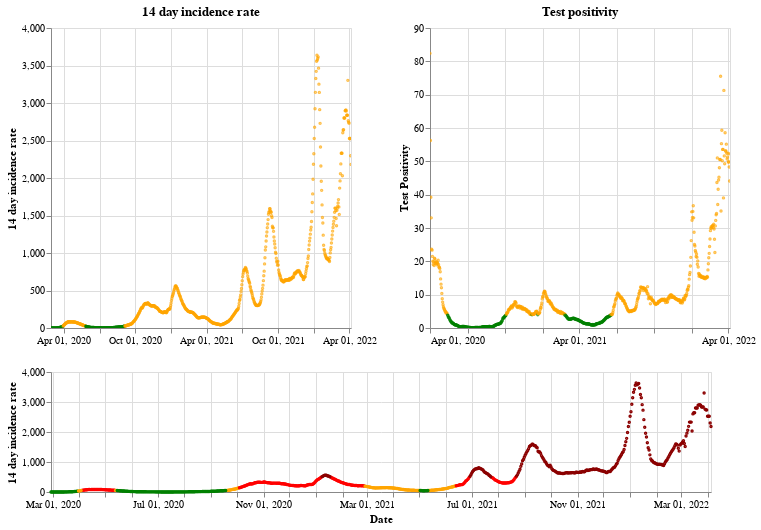

This figure's notebook cell:
### Markdown cell above
## Scotland

### Code cell
plot_traffic_light('Scotland')

### Figure 1 — Vega-Lite specification as saved in the notebook (floating-point values rounded to 4 significant figures; data arrays with more than 128 entries replaced by an {"elided": "..."} marker saying what was removed)
{"config": {"view": {"continuousWidth": 400, "continuousHeight": 300}}, "vconcat": [{"hconcat": [{"mark": {"type": "point", "size": 2}, "encoding": {"color": {"condition": {"value": "green", "test": "(datum.twoWeeklyCasesRate <= 25)"}, "value": "orange"}, "tooltip": [{"type": "nominal", "field": "areaName"}, {"type": "temporal", "field": "date"}, {"type": "quantitative", "field": "twoWeeklyCasesRate"}, {"type": "quantitative", "field": "testPositivity"}], "x": {"type": "temporal", "axis": {"title": ""}, "field": "date", "scale": {"domain": {"selection": "DateBrush"}}, "timeUnit": "yearmonthdate"}, "y": {"type": "quantitative", "axis": {"title": "14 day incidence rate"}, "field": "twoWeeklyCasesRate"}}, "title": "14 day incidence rate", "width": 300}, {"mark": {"type": "point", "size": 2}, "encoding": {"color": {"condition": {"value": "green", "test": "(datum.testPositivity <= 4)"}, "value": "orange"}, "tooltip": [{"type": "nominal", "field": "areaName"}, {"type": "temporal", "field": "date"}, {"type": "quantitative", "field": "twoWeeklyCasesRate"}, {"type": "quantitative", "field": "testPositivity"}], "x": {"type": "temporal", "axis": {"title": ""}, "field": "date", "scale": {"domain": {"selection": "DateBrush"}}, "timeUnit": "yearmonthdate"}, "y": {"type": "quantitative", "axis": {"title": "Test Positivity"}, "field": "testPositivity"}}, "title": "Test positivity", "width": 300}]}, {"layer": [{"mark": {"type": "point", "size": 2}, "encoding": {"color": {"condition": {"value": "orange", "test": "(((datum.testPositivity < 4) && (datum.twoWeeklyCasesRate >= 50)) && (datum.twoWeeklyCasesRate < 200))"}, "value": "red"}, "opacity": {"condition": {"value": 1, "test": "((datum.twoWeeklyCasesRate >= 50) && (datum.twoWeeklyCasesRate < 500))"}, "value": 0}, "tooltip": [{"type": "nominal", "field": "areaName"}, {"type": "temporal", "field": "date"}, {"type": "quantitative", "field": "twoWeeklyCasesRate"}, {"type": "quantitative", "field": "testPositivity"}], "x": {"type": "temporal", "axis": {"title": "Date"}, "field": "date", "timeUnit": "yearmonthdate"}, "y": {"type": "quantitative", "axis": {"title": "14 day incidence rate"}, "field": "twoWeeklyCasesRate"}}, "selection": {"DateBrush": {"type": "interval", "encodings": ["x"], "fields": ["Time"]}}}, {"mark": {"type": "point", "size": 2}, "encoding": {"color": {"value": "darkred"}, "opacity": {"condition": {"value": 1, "test": "(datum.twoWeeklyCasesRate >= 500)"}, "value": 0}, "tooltip": [{"type": "nominal", "field": "areaName"}, {"type": "temporal", "field": "date"}, {"type": "quantitative", "field": "twoWeeklyCasesRate"}, {"type": "quantitative", "field": "testPositivity"}], "x": {"type": "temporal", "axis": {"title": "Date"}, "field": "date", "timeUnit": "yearmonthdate"}, "y": {"type": "quantitative", "axis": {"title": "14 day incidence rate"}, "field": "twoWeeklyCasesRate"}}}, {"mark": {"type": "point", "size": 2}, "encoding": {"color": {"condition": {"value": "green", "test": "((datum.testPositivity < 4) && (datum.twoWeeklyCasesRate < 50))"}, "value": "orange"}, "opacity": {"condition": {"value": 1, "test": "(datum.twoWeeklyCasesRate < 50)"}, "value": 0}, "tooltip": [{"type": "nominal", "field": "areaName"}, {"type": "temporal", "field": "date"}, {"type": "quantitative", "field": "twoWeeklyCasesRate"}, {"type": "quantitative", "field": "testPositivity"}], "x": {"type": "temporal", "axis": {"title": "Date"}, "field": "date", "timeUnit": "yearmonthdate"}, "y": {"type": "quantitative", "axis": {"title": "14 day incidence rate"}, "field": "twoWeeklyCasesRate"}}}], "height": 120, "width": 660}], "data": {"name": "data-27c71e7d8384d18991172f36e245a9b1"}, "$schema": "https://vega.github.io/schema/vega-lite/v4.8.1.json", "datasets": {"data-27c71e7d8384d18991172f36e245a9b1": {"elided": "768 records"}}}
